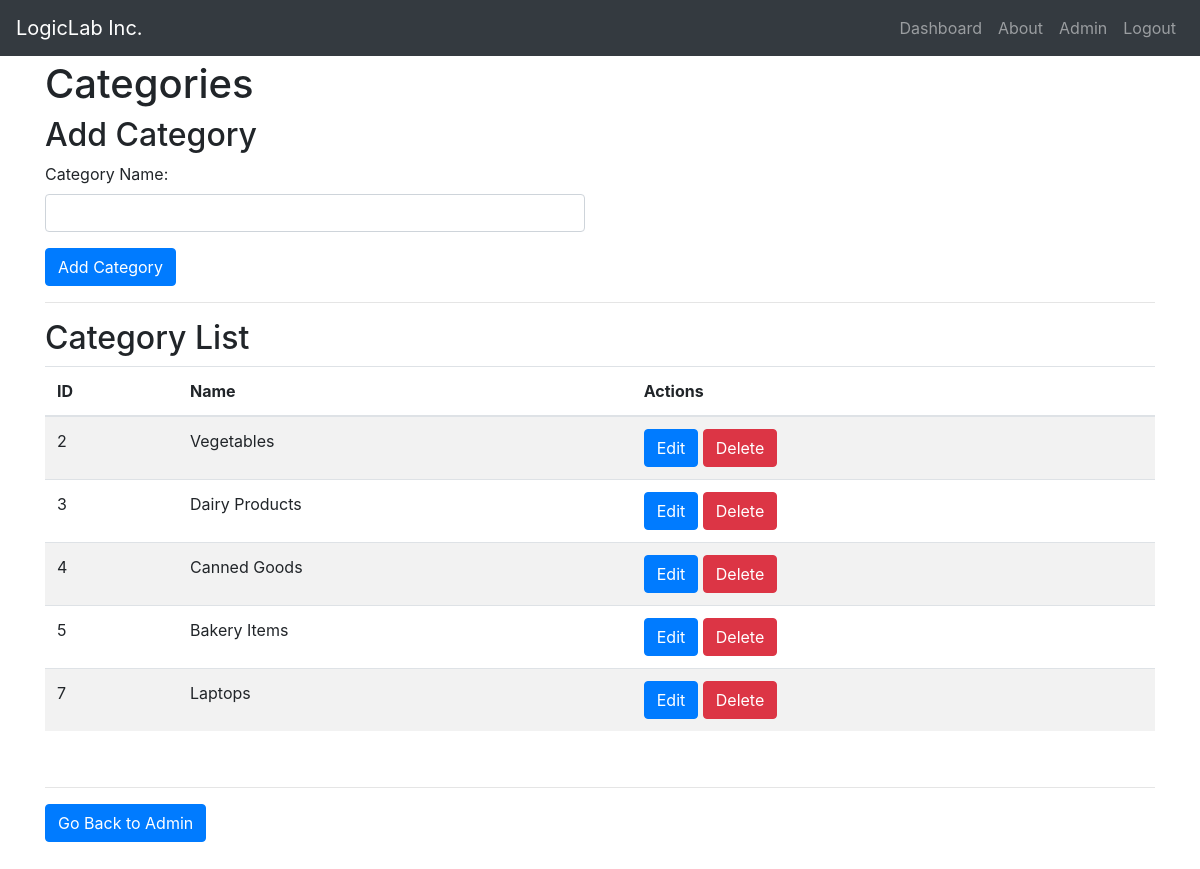
The app's page /categories.php (signed in) with its own data.
### tables this page shows
CREATE TABLE `categories` (
  `category_id` int(11) NOT NULL,
  `name` varchar(50) NOT NULL
);

### categories.php (the view, shortened to what this page needs)
<?php
include("header.php");
require_once 'db_connection.php';
$items_per_page = 10;
$current_page = isset($_GET['page']) ? $_GET['page'] : 1;
$offset = ($current_page - 1) * $items_per_page;
$query = "SELECT COUNT(*) AS total_categories FROM categories";
$result = $conn->query($query);
$row = $result->fetch_assoc();
$total_categories = $row['total_categories'];
$total_pages = ceil($total_categories / $items_per_page);
$query = "SELECT * FROM categories LIMIT ?, ?";
$stmt = $conn->prepare($query);
$stmt->bind_param('ii', $offset, $items_per_page);
$stmt->execute();
$result = $stmt->get_result();
$categories = $result->fetch_all(MYSQLI_ASSOC);
?>
<!DOCTYPE html>
<html>
<head>
    <link rel="stylesheet" href="css/bootstrap.min.css">
</head>
<body>
    <div class="container">
        <h1>Categories</h1>
        <h2>Add Category</h2>
        <form id="add-category-form" method="POST">
            <div class="row">
                <div class="col-sm-6">
                    <div class="form-group">
                        <label for="category_name">Category Name:</label>
                        <input type="text" class="form-control" id="category_name" name="category_name" required>
                    </div>
                    <button type="submit" class="btn btn-primary" name="add_category">Add Category</button>
                </div>
            </div>
        </form>
        <hr>
        <h2>Category List</h2>
        <table class="table table-striped">
            <thead>
                <tr>
                    <th>ID</th>
                    <th>Name</th>
                    <th>Actions</th>
                </tr>
            </thead>
            <tbody id="category-list">
                <?php foreach ($categories as $category) { ?>
                    <tr>
                        <td><?php echo $category['category_id']; ?></td>
                        <td><?php echo $category['name']; ?></td>
                        <td>
                            <a href="edit_category.php?id=<?php echo $category['category_id']; ?>" class="btn btn-primary">Edit</a>
                            <button class="btn btn-danger delete-category" data-category-id="<?php echo $category['category_id']; ?>">Delete</button>
                        </td>
                    </tr>
                <?php } ?>
            </tbody>
        </table>
        <nav aria-label="Page navigation">
            <ul class="pagination">
                <?php for ($i = 1; $i <= $total_pages; $i++) { ?>
                    <li class="<?php if ($i == $current_page) echo 'active'; ?>">
                        <a href="?page=<?php echo $i; ?>"><?php echo $i; ?></a>
                    </li>
                <?php } ?>
            </ul>
        </nav>
        <hr>
        <a href="admin.php" class="btn btn-primary">Go Back to Admin</a>
    </div>
</body>
</html>

### css/header.css (style rules this page uses)
body { margin: 0; padding-top: 60px; font-family: Arial, sans-serif; line-height: 1.6; padding-bottom: 60px; }
nav ul { list-style-type: none; margin: 0; padding: 0; }
nav ul li { display: inline; margin-right: 10px; }
nav ul li a { color: #fff; text-decoration: none; }
h1, h2, h3 { margin-bottom: 10px; }

### records on screen
categories: category_id "2", name "Vegetables"
categories: category_id "3", name "Dairy Products"
categories: category_id "4", name "Canned Goods"
categories: category_id "5", name "Bakery Items"
categories: category_id "7", name "Laptops"
